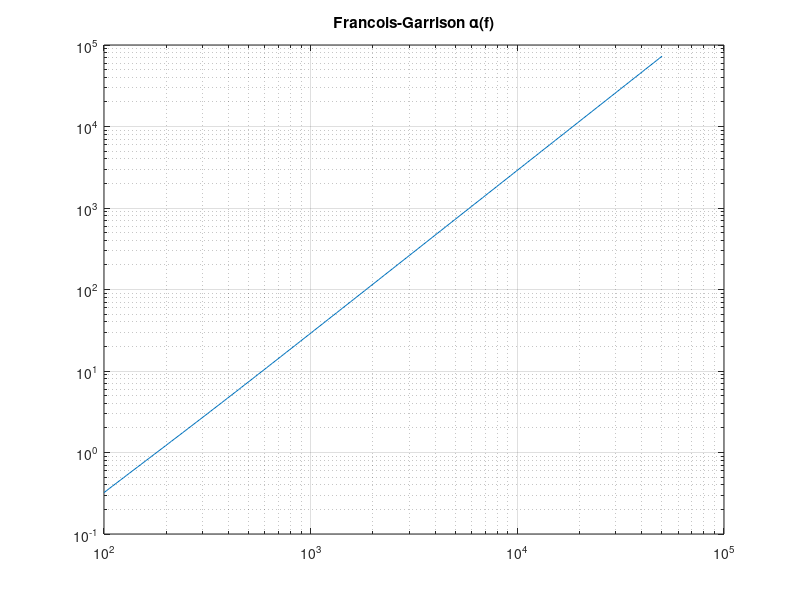

Write the MATLAB code that produced this figure.
% Франсуа-Гаррисон
% Бор + MgSO₄ + вязкость воды

Tkg = 10; pH = 8.0;
f = logspace(2, 4.7, 200);
f1 = 2.8*10^((Tkg-2)/43);
aB = 0.11*f.^2*f1./(f1^2+f.^2)*1e-3;
f2 = 62*10^((Tkg+30)/100);
aMg = 0.7*f2*f.^2./(f2^2+f.^2)*1e-3;
aW = 2.9e-2*f.^2/1e3;
figure;
loglog(f, aB+aMg+aW);
title('Francois-Garrison \alpha(f)'); grid on;

%{
@play
{
 "title": "Франсуа-Гаррисон",
 "groups": [
  {
   "name": "Среда",
   "controls": [
    {
     "var": "Tkg",
     "label": "T °C",
     "min": 0,
     "max": 30,
     "step": 1,
     "default": 10
    },
    {
     "var": "pH",
     "label": "pH",
     "min": 7.5,
     "max": 8.5,
     "step": 0.1,
     "default": 8.0
    }
   ]
  }
 ]
}
%}
